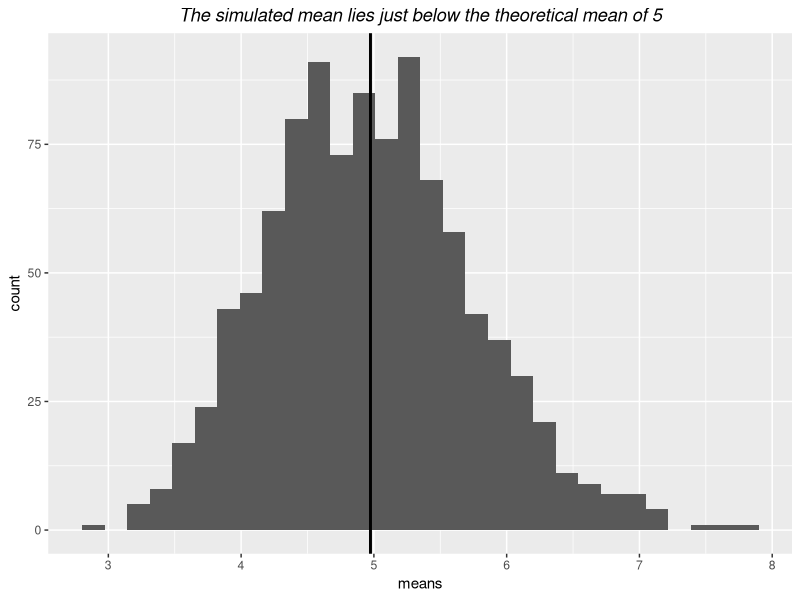
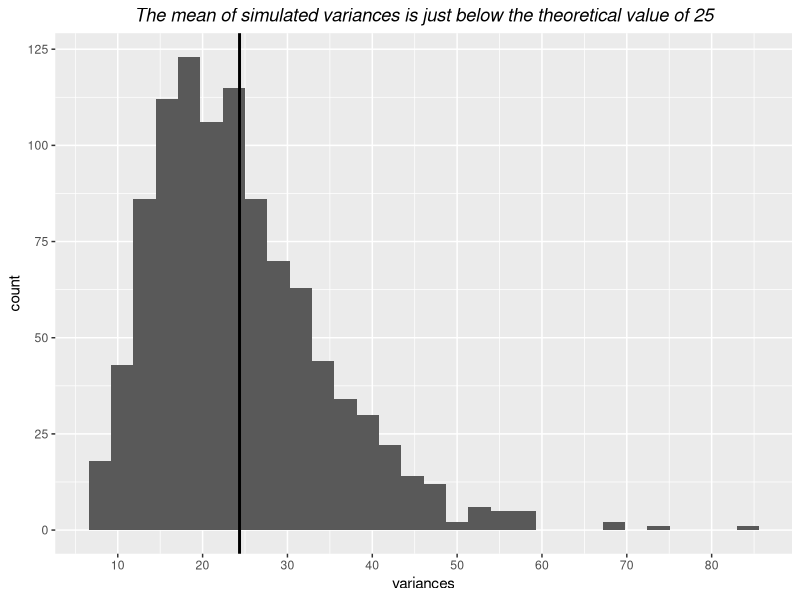
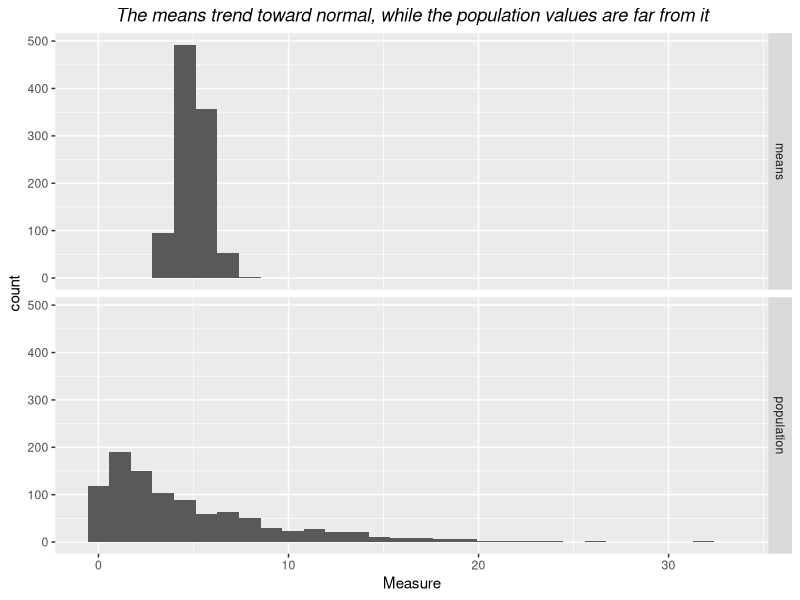
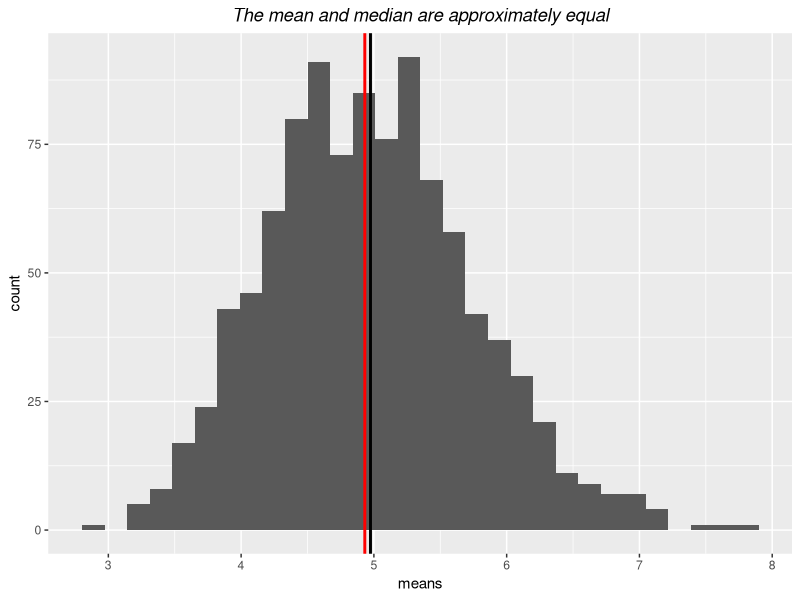

These charts were generated, in order, by the following R code:
## ---- chunk 1
library(ggplot2)
library(tidyr)
## ---- chunk 2
# We simulate S = 1000 samples of N = 40 exponentials each, all with lambda = 0.2
S <- 1000
N <- 40
lambda <- 0.2
set.seed(1234)
sim_data <- matrix(rexp(n = S*N, rate = lambda), S, N)
means <- apply(sim_data, 1, mean)
variances <-  apply(sim_data, 1, function(x) {sd(x)^2}) # sample var, N-1 in denominator
sim <- data.frame(population = rexp(1000, rate = lambda), means, variances)
str(sim)
## ---- chunk 3
# We plot a histogram of sample means
g <- ggplot(sim, aes(x = means)) + geom_histogram() 
g <- g + geom_vline(xintercept = mean(means), size = 1) + 
     labs(title = paste0("The simulated mean lies just below the theoretical mean",
                        " of ", 1/lambda)) +
     theme(plot.title = element_text(face="italic", hjust=0.5))
print(g)
## ---- chunk 4
# Following slide 7 of lecture 5 of the statistical inference course, we plot a 
# histogram of sample variances and show its mean
g <- ggplot(sim, aes(x = variances)) + geom_histogram() 
g <- g + geom_vline(xintercept = mean(variances), size = 1) + 
     labs(title=paste0("The mean of simulated variances is just below the ",
                       "theoretical value of ", 1/lambda^2)) +
     theme(plot.title = element_text(face="italic", hjust=0.5)) +
     scale_x_continuous(breaks = seq(from = 0, to = 90, by = 10))
print(g)
## ---- chunk 5
# First, we re-format the data for use in ggplot
long_sim <- gather(sim, key = Distribution, value = Measure, population:variances)
# We construct a two-facet plot contrasting the randomly sampled distribution
# of means with a randomly sampled distribution of the population
long_sim_sub <- with(long_sim, long_sim[!Distribution %in% "variances",])
g <- ggplot(data = long_sim_sub, aes(x = Measure)) + geom_histogram() +
     facet_grid(Distribution~.) + labs(title = 
     "The means trend toward normal, while the population values are far from it") +
     theme(plot.title = element_text(face="italic", hjust=0.5))
print(g)
## ---- chunk 6
g <- ggplot(sim, aes(x = means)) + geom_histogram() 
g <- g + geom_vline(xintercept = mean(means), size = 1, color = "black") +
         geom_vline(xintercept = median(means), size = 1, color = "red") +
     labs(title = "The mean and median are approximately equal") +
     theme(plot.title = element_text(face="italic", hjust=0.5))
print(g)
## ---- chunk 7
